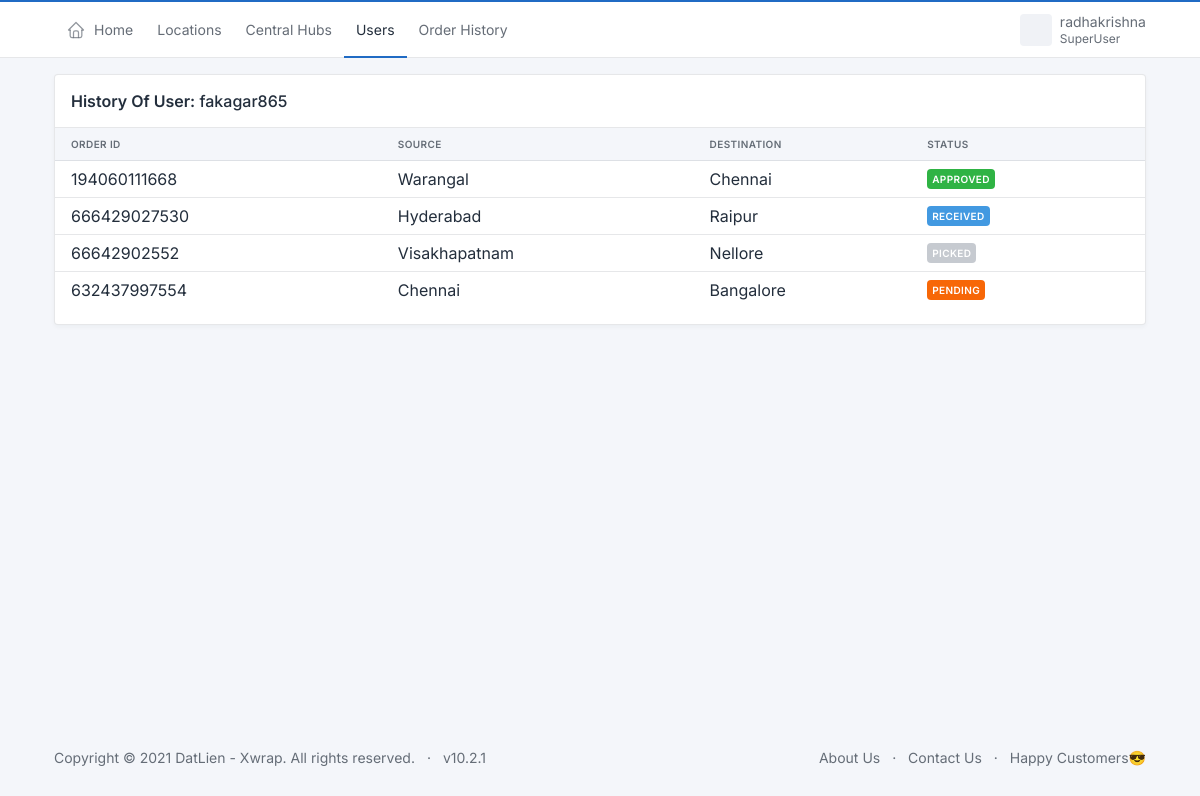
/datlien_admin/history/84 (signed in), run on the app's committed database.
### user/models.py (models this page shows, shortened)
class Delivery(RandomIDModel):
    user = models.CharField(max_length=100)
    source = models.ForeignKey(Hub,on_delete=models.CASCADE,related_name='+')
    destination = models.ForeignKey(Hub,on_delete=models.CASCADE,related_name='+')
    weight = models.IntegerField(default=0, verbose_name='Weight (In KGs)')
    type = models.CharField(max_length=100, null=True)
    destination_person = models.CharField(max_length=100, null=True, verbose_name="Destination Person")
    destination_address = models.CharField(max_length=100, null=True, verbose_name="Destination Address")
    destination_contact = models.CharField(max_length=10, null=True, verbose_name="Destination Contact No.")
    total_amount = models.IntegerField(default=0)
    is_approved = models.BooleanField(default=False)
    is_picked = models.BooleanField(default=False)
    is_shipped = models.BooleanField(default=False)
    is_transit = models.BooleanField(default=False)
    is_received = models.BooleanField(default=False)
    is_assigned = models.BooleanField(default=False)
    out_for_delivery = models.BooleanField(default=False)
    is_delivered = models.BooleanField(default=False)
    created_on = models.DateTimeField(auto_now_add=True)
    updated_on = models.DateTimeField(auto_now=True)

### datlien/models.py (models this page shows, shortened)
class Hub(RandomIDModel):
    central_hub = models.ForeignKey(CentralHub,on_delete=models.CASCADE,related_name='+')
    city = models.ForeignKey(City,on_delete=models.CASCADE,related_name='+')
    username = models.CharField(max_length=20)
    password = models.CharField(max_length=20)
    email = models.EmailField()
    address = models.CharField(max_length=100)
    base_fare = models.DecimalField(max_digits=9,decimal_places=2,default=0)
    created_on = models.DateTimeField(auto_now_add=True)
    updated_on = models.DateTimeField(auto_now=True)
    def __str__(self):
        return self.city.city

class City(RandomIDModel):
    state = models.ForeignKey(State,on_delete=models.CASCADE,related_name='+')
    city = models.CharField(max_length=20)
    created_on = models.DateTimeField(auto_now_add=True)
    updated_on = models.DateTimeField(auto_now=True)

### datlien/views.py (the view)
# urls.py: path('history/<int:id>', views.history, name="history"),
@login_required(login_url="login/")
def history(request,id):
    superuser = request.user.is_superuser
    username = request.user.get_username()
    user = User.objects.get(pk=id)
    orders_history= Delivery.objects.filter(user=user.username)
    return render(request, "datlien/history.html",{
        'username':username,
        'superuser':superuser,
        'orders_history':orders_history,
        'user':user.username,
    })

### datlien/templates/datlien/history.html (shortened to what this page needs)
{% extends "datlien/base.html" %}
{% block 'header' %}
<header class="navbar navbar-expand-md navbar-light d-print-none">
    <div class="container-xl">
      <div class="navbar-nav flex-row order-md-last">
        <div class="nav-item dropdown">
          <a href="#" class="nav-link d-flex lh-1 text-reset p-0" data-bs-toggle="dropdown" aria-label="Open user menu">
            <span class="avatar avatar-sm" style="background-image: url(../../../static/static/avatars/000m.jpg)"></span>
            <div class="d-none d-xl-block ps-2">
              <div>{{username}}</div>
              <div class="mt-1 small text-muted">{% if superuser %}SuperUser{% else %}Staff{% endif %}</div>
            </div>
          </a>
        </div>
      </div>
      <div class="collapse navbar-collapse" id="navbar-menu">
        <div class="d-flex flex-column flex-md-row flex-fill align-items-stretch align-items-md-center">
          <ul class="navbar-nav">
            <li class="nav-item">
                <a class="nav-link" href="{% url 'home' %}" >
                  <span class="nav-link-icon d-md-none d-lg-inline-block">
                  </span>
                  <span class="nav-link-title">
                    Home
                  </span>
                </a>
              </li>
            {% if superuser %}
              <li class="nav-item">
                <a class="nav-link" href="{% url 'viewStates' %}">Locations</a>
              </li>
              <li class="nav-item">
                <a class="nav-link" href="{% url 'viewCentralHubs' %}">Central Hubs</a>
              </li>
              <li class="nav-item active">
                <a class="nav-link" href="{% url 'users' %}">Users</a>
              </li>
              <li class="nav-item">
                <a class="nav-link" href="{% url 'orders_history' %}">Order History</a>
              </li>
            {% endif %}
          </ul>
        </div>
      </div>
    </div>
</header>
{% endblock %}
{% block 'body' %}
{% load widget_tweaks %}
<div class="container">
    <div class="col-12 mt-3 mb-3">
      <div class="card">
        <div class="card-header">
          <h3 class="card-title"><b>History Of User:</b>&nbsp;{{user}}</h3>
        </div>
        <div class="table-responsive">
          <table class="table card-table table-vcenter text-nowrap datatable">
            <thead>
              <tr>
                <th>Order Id</th>
                <th>Source</th>
                <th>Destination</th>
                <th>Status</th>
              </tr>
            </thead>
            <tbody>
                {% for delivery in orders_history %}
                <tr>
                    <td>{{delivery.id}}</td>
                    <td>{{delivery.source}}</td>
                    <td>{{delivery.destination}}</td>
                    <td>
                        {% if not delivery.is_approved %}
                        <span class="badge bg-warning me-1">Pending</span>
                        {% elif not delivery.is_picked %}
                        <span class="badge bg-success me-1">Approved</span>
                        {% elif not delivery.is_shipped %}
                        <span class="badge bg-accent me-1">Picked</span>
                        {% elif not delivery.is_transit %}
                        <span class="badge bg-info me-1">Shipped</span>
                        {% elif not delivery.is_received %}
                        <span class="badge bg-warning me-1">On its Way to Destination</span>
                        {% elif not delivery.out_for_delivery %}
                        <span class="badge bg-info me-1">Received</span>
                        {% elif not delivery.is_delivered %}
                        <span class="badge bg-info me-1">Out for Delivery</span>
                        {% else %}
                        <span class="badge bg-success me-1">Delivered</span>
                        {% endif %}
                    </td>
                </tr>
                {% endfor %}
            </tbody>
          </table>
        </div>
      </div>
    </div>
  </div>
{% endblock %}

### data on the page
Delivery: id "194060111668", source "Warangal", destination "Chennai", is_approved "APPROVED"
Delivery: id "666429027530", source "Hyderabad", destination "Raipur", is_approved "RECEIVED"
Delivery: id "66642902552", source "Visakhapatnam", destination "Nellore", is_approved "PICKED"
Delivery: id "632437997554", source "Chennai", destination "Bangalore", is_approved "PENDING"

### other printed values
{{ username }} "radhakrishna"
{{ user }} "fakagar865"
